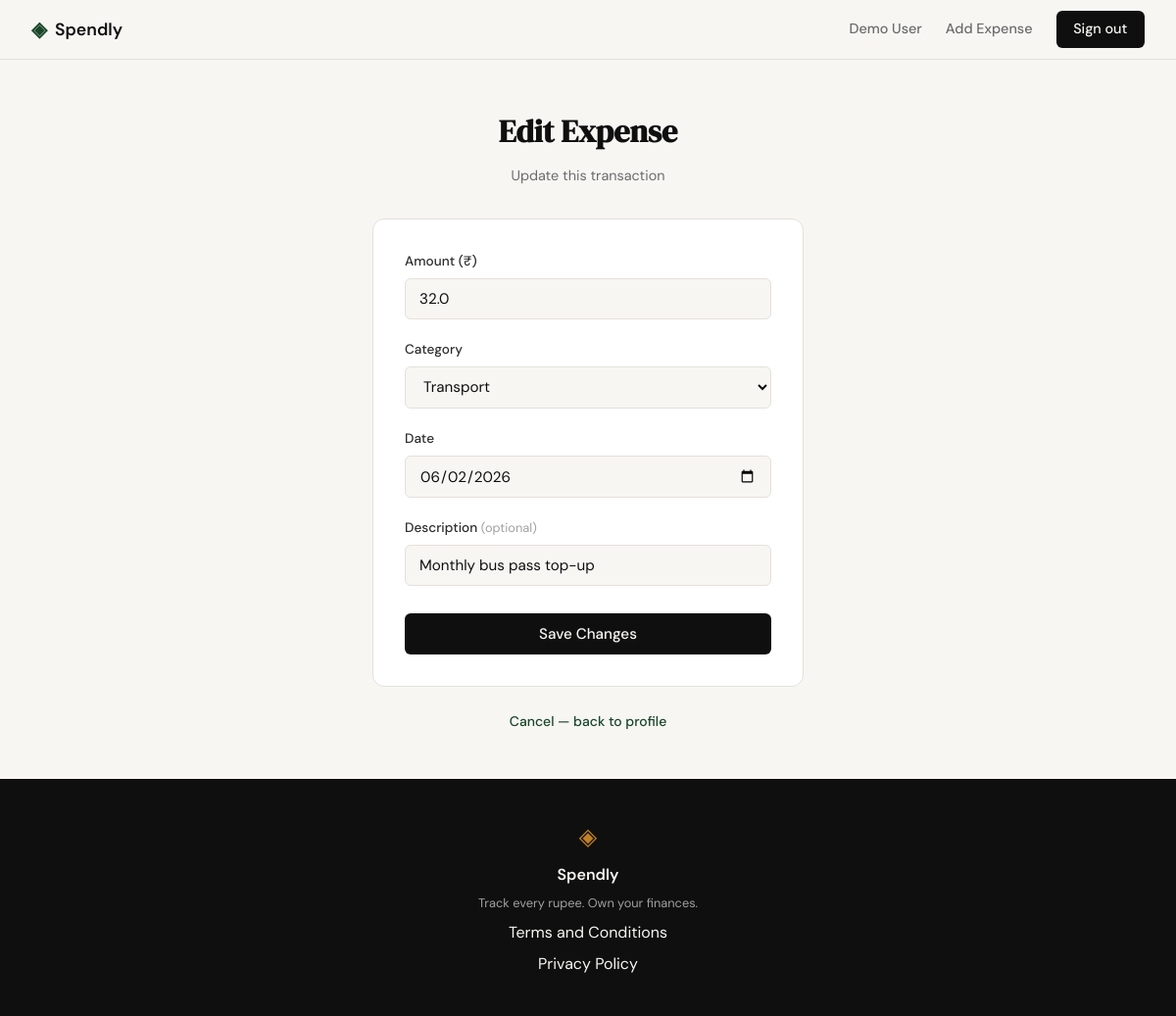
Page /expenses/2/edit (signed in) on the earlier database version.
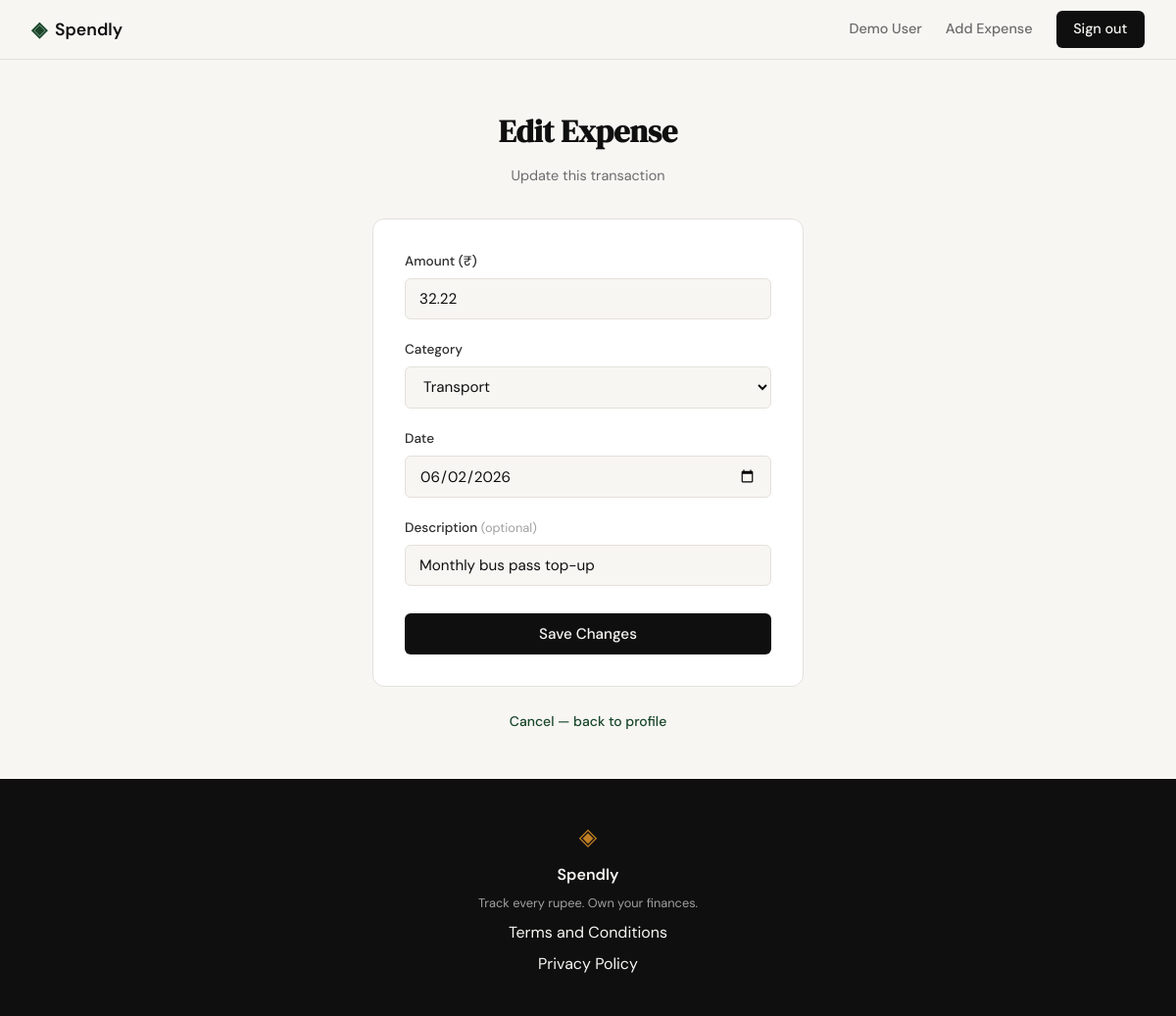
Same page on the later database version.
### tables this page shows
CREATE TABLE expenses (
            id          INTEGER PRIMARY KEY AUTOINCREMENT,
            user_id     INTEGER NOT NULL REFERENCES users(id),
            amount      REAL    NOT NULL,
            category    TEXT    NOT NULL,
            date        TEXT    NOT NULL,
            description TEXT,
            created_at  TEXT    DEFAULT (datetime('now'))
        );

### app.py (the view, shortened to what this page needs)
@app.route("/expenses/<int:id>/edit", methods=["GET", "POST"])
def edit_expense(id):
    if not session.get("user_id"):
        return redirect(url_for("login"))
    expense = get_expense_by_id(id, session["user_id"])
    if expense is None:
        abort(404)
    return render_template("edit_expense.html", expense=expense,
                           categories=CATEGORIES, form=dict(expense))

### database/db.py (called while the page is built)
def get_db():
    conn = sqlite3.connect(DB_PATH)
    conn.row_factory = sqlite3.Row
    conn.execute("PRAGMA foreign_keys = ON")
    return conn

### database/queries.py (called while the page is built)
def get_expense_by_id(expense_id, user_id):
    conn = get_db()
    row = conn.execute(
        "SELECT * FROM expenses WHERE id = ? AND user_id = ?",
        (expense_id, user_id),
    ).fetchone()
    conn.close()
    return row

### templates/edit_expense.html (shortened to what this page needs)
{% extends "base.html" %}
{% block content %}
<section class="auth-section">
    <div class="auth-container">
        <div class="auth-header">
            <h1 class="auth-title">Edit Expense</h1>
            <p class="auth-subtitle">Update this transaction</p>
        </div>
        <div class="auth-card">
            <form method="POST" action="{{ url_for('edit_expense', id=expense.id) }}">
                <div class="form-group">
                    <label for="amount">Amount (&#8377;)</label>
                    <input type="number" id="amount" name="amount" step="0.01" min="0.01"
                           class="form-input" value="{{ form.get('amount', expense.amount) }}" required>
                </div>
                <div class="form-group">
                    <label for="category">Category</label>
                    <select id="category" name="category" class="form-input">
                        {% for cat in categories %}
                        <option value="{{ cat }}"
                            {% if form.get('category', expense.category) == cat %}selected{% endif %}>{{ cat }}</option>
                        {% endfor %}
                    </select>
                </div>
                <div class="form-group">
                    <label for="date">Date</label>
                    <input type="date" id="date" name="date" class="form-input"
                           value="{{ form.get('date', expense.date) }}" required>
                </div>
                <div class="form-group">
                    <label for="description">Description
                        <span class="field-optional">(optional)</span>
                    </label>
                    <input type="text" id="description" name="description" maxlength="200"
                           class="form-input" value="{{ form.get('description', expense.description or '') }}"
                           placeholder="e.g. Lunch at café">
                </div>
                <button type="submit" class="btn-submit">Save Changes</button>
            </form>
        </div>
        <p class="auth-switch">
            <a href="{{ url_for('profile') }}">Cancel — back to profile</a>
        </p>
    </div>
</section>
{% endblock %}

Differences in the rows shown:
changed expenses "Transport": amount "32.0" → "32.22"
